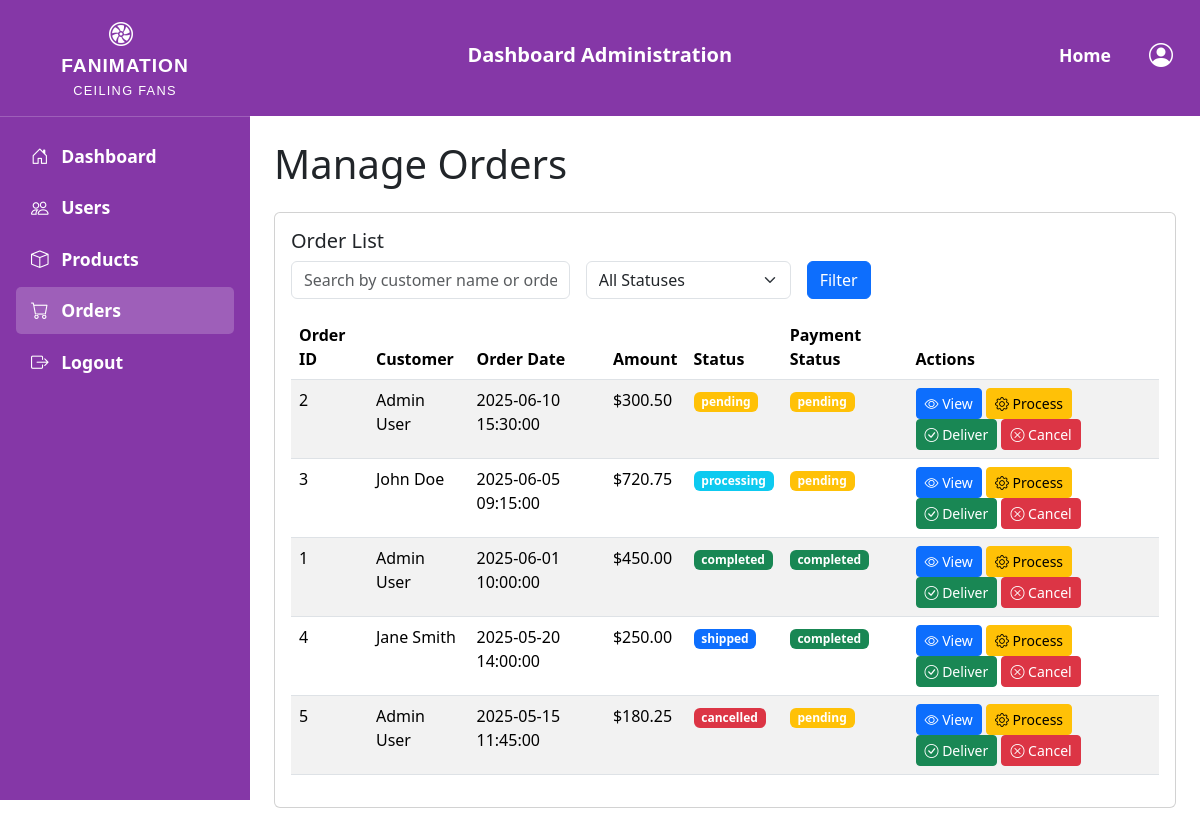
The app's page /pages/admin/orders.php (signed in) with its own data.
### tables this page shows
CREATE TABLE orders (
    id INT AUTO_INCREMENT PRIMARY KEY,
    user_id INT,
    status ENUM('pending', 'processing', 'shipped', 'completed', 'cancelled') DEFAULT 'pending',
    created_at TIMESTAMP DEFAULT CURRENT_TIMESTAMP,
    fullname VARCHAR(100) NOT NULL,
    email VARCHAR(100) NOT NULL,
    phone_number VARCHAR(20),
    address TEXT NOT NULL,
    note TEXT,
    total_money DECIMAL(10,2) NOT NULL,
    payment_status ENUM('pending', 'completed') DEFAULT 'pending',
    FOREIGN KEY (user_id) REFERENCES users(id)
)AUTO_INCREMENT = 1;

### includes/config.php (called while the page is built, shortened)
<?php
$base_url = "/Fanimation";
$index_url = $base_url . '/pages/index.php';
$logout_url = $base_url . '/pages/user/logout.php';
$admin_index_url = $base_url . '/pages/admin/index.php';
?>

### pages/admin/orders.php (the view, shortened to what this page needs)
<?php
    include $_SERVER['DOCUMENT_ROOT'] . '/Fanimation/includes/config.php';
    include $admin_header_url;
    $page = isset($_GET['page']) ? max(1, (int)$_GET['page']) : 1;
    $records_per_page = 10;
    $search = isset($_GET['search']) ? trim($_GET['search']) : '';
    $status = isset($_GET['status']) ? trim($_GET['status']) : '';
    function getAllOrders($conn, $records_per_page, $page, $search, $status) {
        $offset = ($page - 1) * $records_per_page;
        $conditions = [];
        $params = [];
        $types = '';
        $where = !empty($conditions) ? 'WHERE ' . implode(' AND ', $conditions) : '';
        $count_sql = "SELECT COUNT(*) as total FROM orders $where";
        $count_stmt = mysqli_prepare($conn, $count_sql);
        mysqli_stmt_execute($count_stmt);
        $count_result = mysqli_stmt_get_result($count_stmt);
        $total_records = mysqli_fetch_assoc($count_result)['total'];
        $total_pages = ceil($total_records / $records_per_page);
        $sql = "SELECT id, fullname, created_at, total_money, status, payment_status
                FROM orders
                $where
                ORDER BY created_at DESC
                LIMIT ? OFFSET ?";
        $params[] = $records_per_page;
        $params[] = $offset;
        $types .= 'ii';
        $stmt = mysqli_prepare($conn, $sql);
        mysqli_stmt_bind_param($stmt, $types, ...$params);
        mysqli_stmt_execute($stmt);
        $result = mysqli_stmt_get_result($stmt);
        $orders = [];
        while ($row = mysqli_fetch_assoc($result)) {
            $orders[] = $row;
        }
        return [
            'orders' => $orders,
            'total_pages' => $total_pages
        ];
    }
    $orders_data = getAllOrders($conn, $records_per_page, $page, $search, $status);
    $orders = $orders_data['orders'];
?>
<!DOCTYPE html>
<html lang="en">
<head>
    <link href="https://cdn.jsdelivr.net/npm/bootstrap@5.3.3/dist/css/bootstrap.min.css" rel="stylesheet">
    <link rel="stylesheet" href="https://cdn.jsdelivr.net/npm/bootstrap-icons@1.11.3/font/bootstrap-icons.min.css">
    <link rel="stylesheet" href="https://cdnjs.cloudflare.com/ajax/libs/font-awesome/6.6.0/css/all.min.css" />
    <link rel="stylesheet" href="<?= $base_url ?>/assets/css/header.css">
    <link rel="stylesheet" href="https://unpkg.com/leaflet@1.9.4/dist/leaflet.css" />
    <link rel="stylesheet" href="https://cdn.jsdelivr.net/npm/sweetalert2@11/dist/sweetalert2.min.css">
</head>
<body>
    <?php include $admin_sidebar_url; ?>
    <main class="p-4">
        <h1 class="mb-4">Manage Orders</h1>
        <div class="card">
            <div class="card-body">
                <h5 class="card-title">Order List</h5>
                <form method="GET" class="mb-3">
                    <div class="row g-3">
                        <div class="col-md-4">
                            <input type="text" name="search" class="form-control" placeholder="Search by customer name or order ID" value="<?= htmlspecialchars($search) ?>">
                        </div>
                        <div class="col-md-3">
                            <select name="status" class="form-select">
                                <option value="">All Statuses</option>
                            </select>
                        </div>
                        <div class="col-md-2">
                            <button type="submit" class="btn btn-primary">Filter</button>
                        </div>
                    </div>
                </form>
                <div class="table-responsive">
                    <table class="table table-striped">
                        <thead>
                            <tr>
                                <th>Order ID</th>
                                <th>Customer</th>
                                <th>Order Date</th>
                                <th>Amount</th>
                                <th>Status</th>
                                <th>Payment Status</th>
                                <th>Actions</th>
                            </tr>
                        </thead>
                        <tbody>
                            <?php if (empty($orders)): ?>
                                <tr><td colspan="7" class="text-center">No orders found.</td></tr>
                            <?php else: ?>
                                <?php foreach ($orders as $order): ?>
                                    <tr>
                                        <td><?= htmlspecialchars($order['id']) ?></td>
                                        <td><?= htmlspecialchars($order['fullname']) ?></td>
                                        <td><?= htmlspecialchars($order['created_at']) ?></td>
                                        <td>$<?= number_format($order['total_money'], 2) ?></td>
                                        <td>
                                            <span class="badge
                                                <?php
                                                switch ($order['status']) {
                                                    case 'pending':
                                                        echo 'bg-warning';
                                                        break;
                                                    case 'processing':
                                                        echo 'bg-info';
                                                        break;
                                                    case 'shipped':
                                                        echo 'bg-primary';
                                                        break;
                                                    case 'completed':
                                                        echo 'bg-success';
                                                        break;
                                                    case 'cancelled':
                                                        echo 'bg-danger';
                                                        break;
                                                }
                                                ?>">
                                                <?= htmlspecialchars($order['status']) ?>
                                            </span>
                                        </td>
                                        <td>
                                            <span class="badge <?= $order['payment_status'] === 'completed' ? 'bg-success' : 'bg-warning' ?>">
                                                <?= htmlspecialchars($order['payment_status']) ?>
                                            </span>
                                        </td>
                                        <td>
                                            <a href="<?= $base_url ?>/pages/admin/order_details.php?id=<?= $order['id'] ?>" class="btn btn-sm btn-primary">
                                                <i class="bi bi-eye"></i> View
                                            </a>
                                            <button class="btn btn-sm btn-warning" onclick="updateOrderStatus(<?= $order['id'] ?>, 'processing')">
                                                <i class="bi bi-gear"></i> Process
                                            </button>
                                            <button class="btn btn-sm btn-success" onclick="updateOrderStatus(<?= $order['id'] ?>, 'completed')">
                                                <i class="bi bi-check-circle"></i> Deliver
                                            </button>
                                            <button class="btn btn-sm btn-danger" onclick="updateOrderStatus(<?= $order['id'] ?>, 'cancelled')">
                                                <i class="bi bi-x-circle"></i> Cancel
                                            </button>
                                        </td>
                                    </tr>
                                <?php endforeach; ?>
                            <?php endif; ?>
                        </tbody>
                    </table>
                </div>
            </div>
        </div>
    </main>
</body>
</html>

### includes/admin/header.php (shortened to what this page needs)
<?php
include $_SERVER['DOCUMENT_ROOT'] . '/Fanimation/includes/config.php';
?>
<!DOCTYPE html>
<html lang="en">
<head>
    <link href="https://cdn.jsdelivr.net/npm/bootstrap@5.3.3/dist/css/bootstrap.min.css" rel="stylesheet">
    <link rel="stylesheet" href="https://cdn.jsdelivr.net/npm/bootstrap-icons@1.11.3/font/bootstrap-icons.min.css">
    <link rel="stylesheet" href="https://cdnjs.cloudflare.com/ajax/libs/font-awesome/5.15.4/css/all.min.css" />
    <link rel="stylesheet" href="<?= $base_url ?>/assets/css/header.css">
    <link rel="stylesheet" href="https://unpkg.com/leaflet@1.9.4/dist/leaflet.css" />
</head>
<body>
    <nav class="navbar navbar-expand-lg navbar-dark">
        <div class="container-fluid">
            <div class="logo-container">
                <a href="<?php echo $index_url; ?>">
                    <div class="fanimation-text">Fanimation</div>
                    <div class="ceiling-fans-text">Ceiling Fans</div>
                </a>
            </div>
            <?php if (isset($_SESSION['user_role']) && $_SESSION['user_role'] === "admin") { ?>
            <div class="collapse navbar-collapse" id="main_nav">
                <ul class="navbar-nav mx-auto">
                    <li class="nav-item">
                        <a class="nav-link fs-5" href="<?php echo $admin_index_url; ?>">Dashboard Administration</a>
                    </li>
                </ul>
            </div>
            <?php } else { header("Location: $index_url"); exit; } ?>
            <a class="nav-link ms-3" href="<?php echo $index_url; ?>">Home</a>
            <div class="user-dropdown ms-2">
                <a class="nav-link dropdown-toggle" href="#" data-bs-toggle="dropdown" aria-label="User menu">
                    <i class="bi bi-person-circle"></i>
                </a>
            </div>
        </div>
    </nav>
</body>
</html>

### includes/admin/sidebar.php (shortened to what this page needs)
<?php
$current_page = basename($_SERVER['PHP_SELF']);
?>
<aside id="sidebar" class="text-white d-flex flex-column" style="background-color: rgb(133, 55, 167);">
    <div class="sidebar-header p-2 text-center">
        <a href="<?php echo $index_url; ?>" class="logo-container text-decoration-none">
            <i class="bi bi-fan fan-icon me-2"></i>
            <div class="fanimation-text">Fanimation</div>
            <div class="ceiling-fans-text">Ceiling Fans</div>
        </a>
    </div>
    <nav class="nav flex-column p-3">
        <a href="<?php echo $admin_index_url; ?>" class="nav-link text-white <?php echo $current_page === 'index.php' ? 'active' : ''; ?>">
            <i class="bi bi-house-door me-2"></i> Dashboard
        </a>
        <a href="<?php echo $base_url; ?>/pages/admin/users.php" class="nav-link text-white <?php echo $current_page === 'users.php' ? 'active' : ''; ?>">
            <i class="bi bi-people me-2"></i> Users
        </a>
        <a href="<?php echo $base_url; ?>/pages/admin/products.php" class="nav-link text-white <?php echo $current_page === 'products.php' ? 'active' : ''; ?>">
            <i class="bi bi-box me-2"></i> Products
        </a>
        <a href="<?php echo $base_url; ?>/pages/admin/orders.php" class="nav-link text-white <?php echo $current_page === 'orders.php' ? 'active' : ''; ?>">
            <i class="bi bi-cart me-2"></i> Orders
        </a>
        <a href="<?php echo $logout_url; ?>" class="nav-link text-white <?php echo $current_page === basename(parse_url($logout_url, PHP_URL_PATH)) ? 'active' : ''; ?>">
            <i class="bi bi-box-arrow-right me-2"></i> Logout
        </a>
    </nav>
</aside>

### assets/css/header.css (style rules this page uses)
body { height: 90vh; }
.nav-link { color: #fff; font-weight: bold; }
.nav-item { padding: 20px 0; }
.dropdown-toggle::after { display: none !important; }
.navbar-nav .nav-link { position: relative; transition: all 0.3s ease; color: #fff; font-weight: bold; }
.navbar-nav .nav-link::after { content: ""; position: absolute; width: 0; height: 1.8px; background-color: white; left: 0; bottom: 3px; transition: width 0.3s ease-in-out; }
.navbar { background-color: rgb(133, 55, 167); }
.bi-person-circle { color: #fff; }
.bi-person-circle { color: #fff; font-size: 1.5rem; }
.user-dropdown { position: relative; }
.logo-container { background-color: rgb(133, 55, 167); padding: 0.5rem 1rem; display: flex; flex-direction: column; align-items: center; justify-content: center; border-radius: 0; max-width: none; margin: 0; height: 100%; text-decoration: none; }
.fan-icon { font-size: 1.5rem; color: #fff; margin-right: 0.5rem; margin-bottom: 0; }
.fanimation-text { font-family: "Arial", sans-serif; font-size: 1.2rem; font-weight: 700; color: #fff; text-transform: uppercase; letter-spacing: 0.05em; margin-bottom: 0rem; }
.ceiling-fans-text { font-family: "Arial", sans-serif; font-size: 0.8rem; font-weight: 400; color: #fff; text-transform: uppercase; letter-spacing: 0.1em; }

### includes/admin/sidebar.php (style rules this page uses)
#sidebar { width: 250px; height: 100vh; position: fixed; top: 0; left: 0; z-index: 1000; overflow-y: auto; transition: transform 0.3s ease; }
.sidebar-header { border-bottom: 1px solid rgba(255, 255, 255, 0.2); }
.nav-link { padding: 10px 15px; border-radius: 5px; margin-bottom: 5px; font-size: 1.1rem; }
.nav-link:hover, .nav-link.active { background-color: rgba(255, 255, 255, 0.2); }
main { margin-left: 250px; }

### records on screen
orders: id "2", fullname "Admin User", created_at "2025-06-10 15:30:00", total_money "300.50", status "pending", payment_status "pending"
orders: id "3", fullname "John Doe", created_at "2025-06-05 09:15:00", total_money "720.75", status "processing", payment_status "pending"
orders: id "1", fullname "Admin User", created_at "2025-06-01 10:00:00", total_money "450.00", status "completed", payment_status "completed"
orders: id "4", fullname "Jane Smith", created_at "2025-05-20 14:00:00", total_money "250.00", status "shipped", payment_status "completed"
orders: id "5", fullname "Admin User", created_at "2025-05-15 11:45:00", total_money "180.25", status "cancelled", payment_status "pending"
